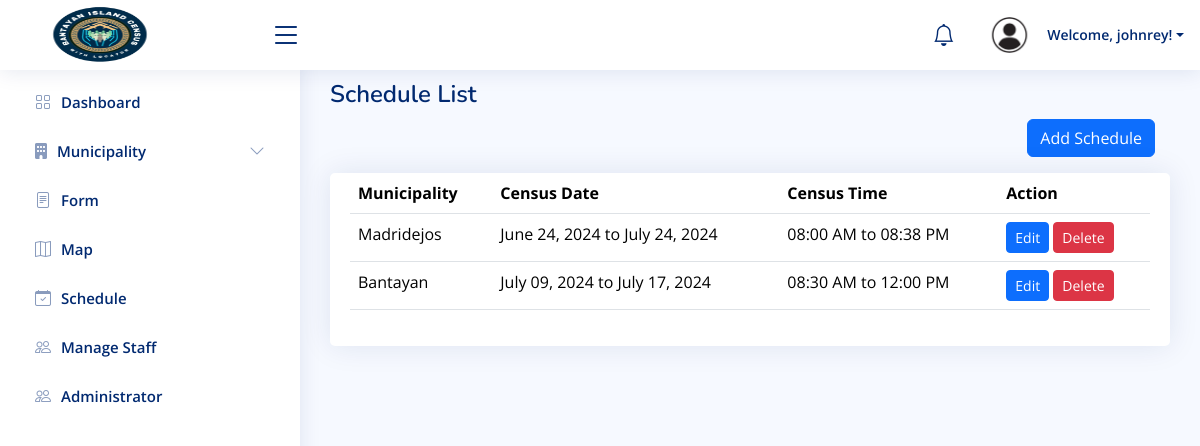
The app's page /admin/schedule.php (signed in), older data.
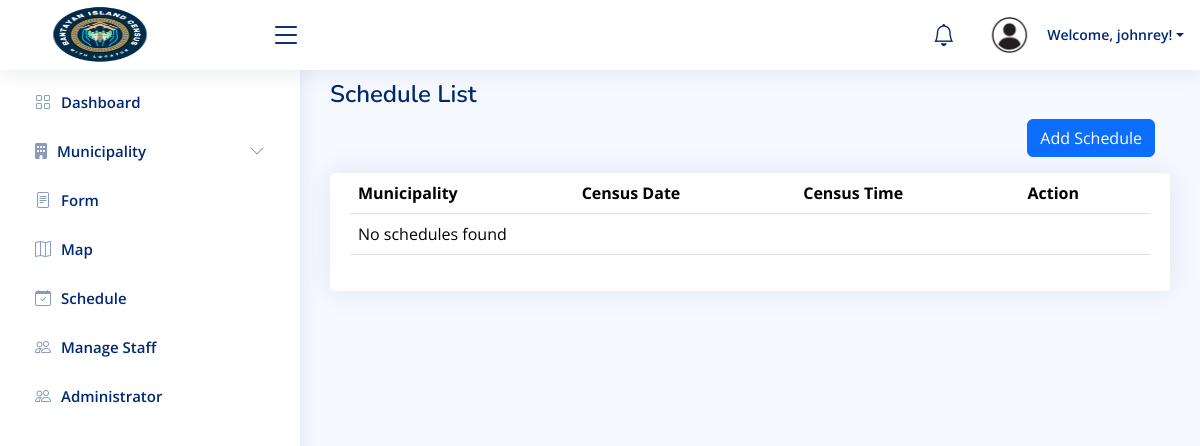
The same page, newer data.
### tables this page shows
CREATE TABLE `schedule` (
  `id` int(11) NOT NULL,
  `municipality` varchar(255) NOT NULL,
  `start_census` date NOT NULL,
  `end_census` date NOT NULL,
  `start_time` time NOT NULL,
  `end_time` time NOT NULL,
  `created_at` timestamp NOT NULL DEFAULT current_timestamp(),
  `updated_at` timestamp NOT NULL DEFAULT current_timestamp() ON UPDATE current_timestamp()
);

### admin/schedule.php (the view, shortened to what this page needs)
<?php include 'header.php'; ?>
<main id="main" class="main">
  <div class="pagetitle">
  <h1>Schedule List</h1>
</div>
<div class="container">
  <button type="button" class="btn btn-primary" data-bs-toggle="modal" data-bs-target="#exampleModal">
    Add Schedule
  </button>
</div>
<section class="section mt-3">
  <div class="row">
    <div class="col-12">
      <div class="card">
        <div class="card-body">
          <div class="table-responsive">
            <table id="scheduleTable" class="table datatable">
              <thead>
                <tr>
                  <th>Municipality</th>
                  <th>Census Date</th>
                  <th>Census Time</th>
                  <th>Action</th>
                </tr>
              </thead>
              <tbody>
                <?php
                  include '../database/db_connect.php';
                  $sql = "SELECT id, municipality, start_census, end_census, start_time, end_time FROM schedule";
                  $result = $conn->query($sql);
                  if ($result->num_rows > 0) {
                      while($row = $result->fetch_assoc()) {
                          $censusDate = date("F d, Y", strtotime($row["start_census"])) . " to " . date("F d, Y", strtotime($row["end_census"]));
                          $censusTime = date("h:i A", strtotime($row["start_time"])) . " to " . date("h:i A", strtotime($row["end_time"]));
                          echo "<tr>
                                  <td>" . htmlspecialchars($row["municipality"]) . "</td>
                                  <td>" . htmlspecialchars($censusDate) . "</td>
                                  <td>" . htmlspecialchars($censusTime) . "</td>
                                  <td>
                                      <button class='btn btn-primary btn-sm' onclick='editSchedule(" . intval($row["id"]) . ")'>Edit</button>
                                      <button class='btn btn-danger btn-sm' onclick='deleteSchedule(" . intval($row["id"]) . ")'>Delete</button>
                                  </td>
                                </tr>";
                      }
                  } else {
                      echo "<tr><td colspan='4'>No schedules found</td></tr>";
                  }
                ?>
              </tbody>
            </table>
          </div>
        </div>
      </div>
    </div>
  </div>
</section>
</main>
<?php include 'footer.php'; ?>

Row changes from the older to the newer data that the page shows:
removed schedule: municipality "Madridejos", censusDate "June 24, 2024 to July 24, 2024", censusTime "08:00 AM to 08:38 PM"
removed schedule: municipality "Bantayan", censusDate "July 09, 2024 to July 17, 2024", censusTime "08:30 AM to 12:00 PM"
Text that changed along with them:
text now shown: "No schedules found"
